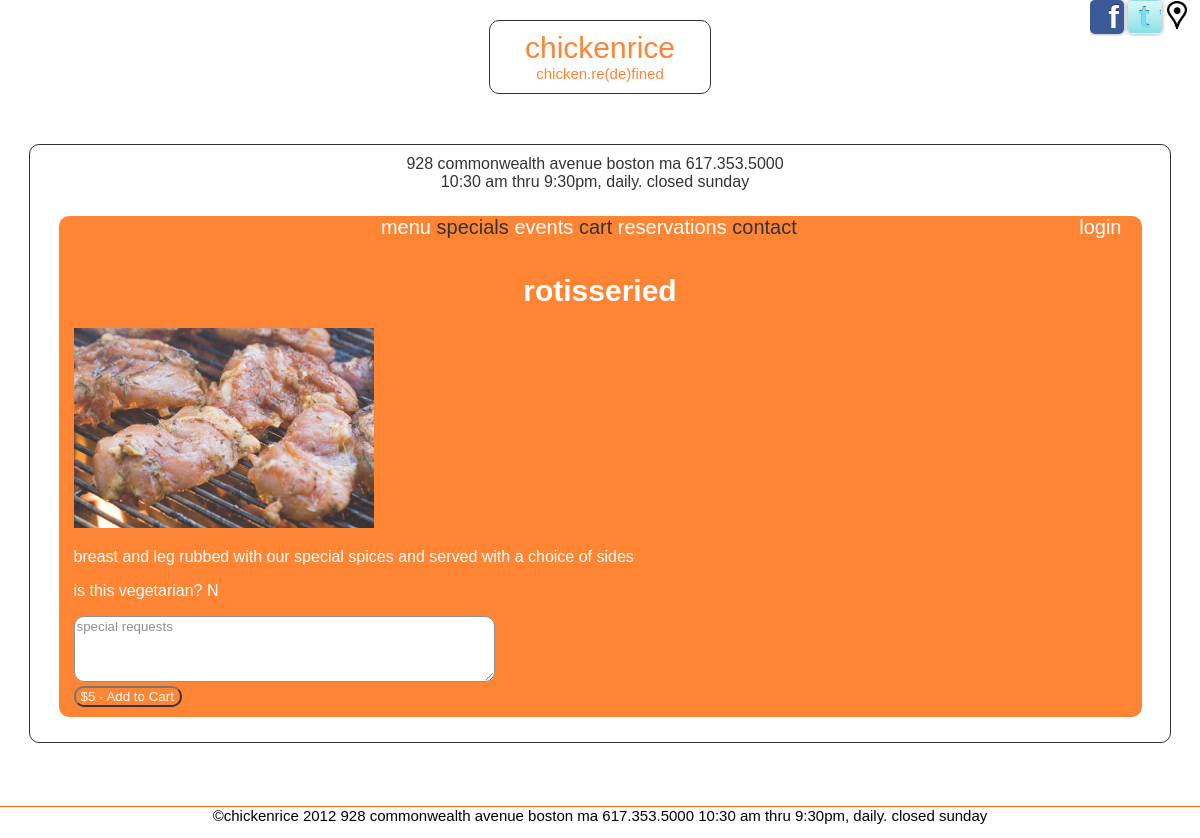
The page /menu/index.php?action=itemdetail&menuid=7 on the database its author committed.
### tables this page shows
CREATE TABLE IF NOT EXISTS `menu` (
  `id` int(10) NOT NULL AUTO_INCREMENT,
  `menuType` int(10) NOT NULL,
  `foodItem` int(10) NOT NULL,
  `price` int(5) NOT NULL,
  `cost` int(5) NOT NULL,
  `specialDay` varchar(1) NULL,
  PRIMARY KEY (`id`),
  KEY `menuType` (`menuType`),
  KEY `foodItem` (`foodItem`)
);

CREATE TABLE IF NOT EXISTS `food` (
  `id` int(10) NOT NULL AUTO_INCREMENT,
  `name` varchar(25) NOT NULL,
  `description` varchar(255) NOT NULL,
  `isVegetarian` varchar(1) NOT NULL DEFAULT 'N',
  `imageName` varchar(255) NULL,
  PRIMARY KEY (`id`)
);

### model/database.php (called while the page is built, shortened)
<?php
class Database {
    private static $dsn = 'mysql:host=localhost;dbname=chickenrice';
    private static $username = 'chickenrice';
    private static $password = 'password';
    private static $db;
    public static function getDB () {
        if (!isset(self::$db)) {
            try {
                self::$db = new PDO(self::$dsn,
                                     self::$username,
                                     self::$password);
            } catch (PDOException $e) {
                $error_message = $e->getMessage();
                include('../errors/database_error.php');
                exit();
            }
        }
        return self::$db;
    }
}
?>

### model/menu.php (called while the page is built, shortened)
<?php
class Menu{
	private $foodName;
	private $description;
	private $vegetarian;
	private $price;
	private $imageName;
	public function getImageName(){
		return $this->imageName;
	}
	public function getFoodName(){
		return $this->foodName;
	}
	public function getDescription(){
		return $this->description;
	}
	public function getVegetarian(){
		return $this->vegetarian;
	}
	public function getPrice(){
		return $this->price;
	}
	private function init($row){
		$this->foodName = $row['foodName'];
		$this->description = $row['description'];
		$this->vegetarian = $row['vegetarian'];
		$this->price = $row['price'];
		$this->imageName = $row['image'];
	}
	public static function getMenuItem($db, $id, $customerRequest){
		$sql="SELECT
		m.id as menuId,
		t.name as menuType,
		f.name as foodName,
		f.description as description,
		f.isVegetarian as vegetarian,
		m.price as price,
		m.specialDay as specialday,
		f.imageName as image
		FROM `menu` m JOIN `menutype` t ON m.menuType=t.id
		JOIN `food` f ON m.foodItem=f.id
		WHERE m.id=$id";
		$statement= $db->prepare($sql);
		$statement->execute();
		$row = $statement->fetch();
		$d = new Menu($db);
		$d->init($row);
		$d->setCustomerRequest($customerRequest);
		return $d;
	}
}
?>

### menu/itemdetail.php (the view, shortened to what this page needs)
<?php
include('../include/header.php');
include('../include/body.php');
if (isset($menuItem)){
	$foodName=$menuItem->getFoodName();
	$description=$menuItem->getDescription();
	$vegetarian=$menuItem->getVegetarian();
	$price=$menuItem->getPrice();
	$imageName=$menuItem->getImageName();
}
?>
<h1>
	<?php echo $foodName;?>
</h1>
<img class="menuimage"
	src="../img/bg/<?php echo $imageName;?>" alt="<?php echo $foodName;?>">
<p>
	<?php echo $description;?>
</p>
<p>
	is this vegetarian?
	<?php echo $vegetarian;?>
</p>
<form name="addtocart" method="POST"
	action="../controller/addtocart.php">
	<textarea name="customerRequest" maxlength="255" placeholder="special requests" rows="4" cols="50"></textarea>
	<br>
	<input type="submit" value="$<?php echo $price; ?> - Add to Cart"> <input
</form>
<?php include('../include/footer.php'); ?>

### css/styles.css (style rules this page uses)
* { font-family: Arial, sans-serif; color: #FFFFFF; }
html { height: 100%; }
body { background-color: #000000; margin: 0; height: 100%; min-height: 100%; padding-bottom: 18px; scrollbar-base-color: #FF6600; scrollbar-arrow-color: #FF6600; scrollbar-DarkShadow-Color: #FF6600; background: url("img/bg/bg-01.jpg") no-repeat fixed center center; filter: progid:DXImageTransform.Microsoft.AlphaImageLoader(src="img/bg/bg-01.jpg", sizingMethod="scale" ); -webkit-background-size: cover; -moz-background-size: cover; -o-background-size: cover; background-size: cover; scrollbar-arrow-color: #FF6600; scrollbar-DarkShadow-Color: #FF6600; }
h1 { font-size: 30px; }
h1,h2,h3 { clear: both; text-align: center; }
input { background-color: #FF6600; color: #FFFFFF; padding-left: 5px; }
select,input,#innerframe,#outerframe,#logo,textarea,fieldset { -webkit-border-radius: 10px; -moz-border-radius: 10px; -khtml-border-radius: 10px; border-radius: 10px; }
input,select,option,textarea { background-color: #FFFFFF; color: #FF6600; }
input[type="submit"],input[type="reset"],input[type="button"] { background-color: #FF6600; color: #FFFFFF; }
.menuimage { width: 300px; height: 200px; margin: auto; }

### rows shown on the page
menu: foodItem.name "rotisseried", foodItem.imageName (picture), foodItem.description "breast and leg rubbed with our special spices and served with a choice of sides", foodItem.isVegetarian "N", price "$5 - Add to Cart"
